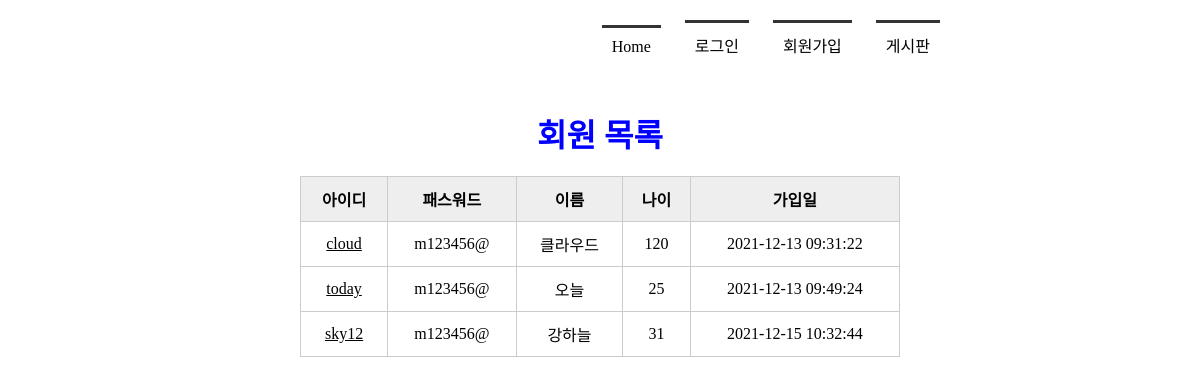
The app's page /member_list, older data.
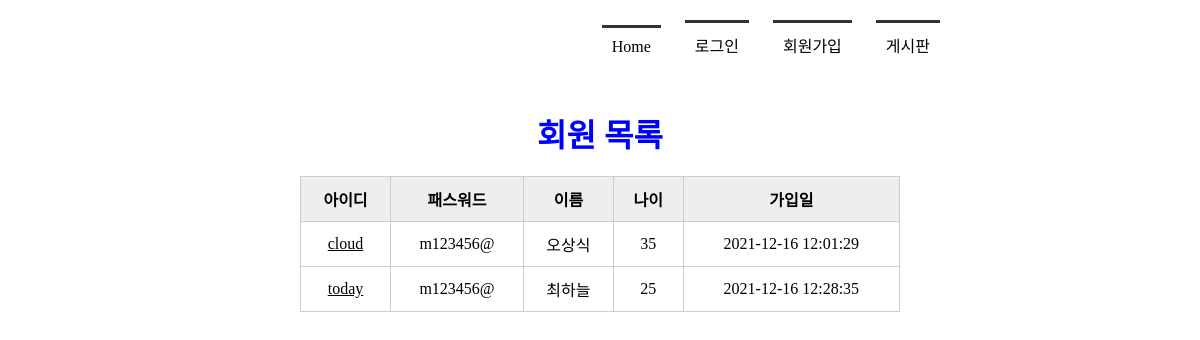
The same page, newer data.
### tables this page shows
CREATE TABLE member(
            mid CHAR(5) PRIMARY KEY,
            passwd CHAR(8) NOT NULL,
            name TEXT NOT NULL,
            age INTEGER,
            regDate TIMESTAMP DATE DEFAULT (datetime('now', 'localtime'))
        );

### app.py (the view)
@app.route('/member_list')
def member_list():
    conn = getconn()
    cur = conn.cursor()
    sql = "SELECT * FROM member"
    cur.execute(sql)
    rs = cur.fetchall()
    conn.close()
    return render_template('member_list.html', rs=rs)

### app.py (called while the page is built)
def getconn():
    conn = sqlite3.connect('./memberdb.db')
    return conn

### templates/member_list.html (shortened to what this page needs)
<!DOCTYPE html>
<html lang="ko">
<head>
    <link rel="stylesheet" href="{{ url_for('static', filename='css/style.css') }}">
</head>
<body>
    <div id="container">
        {% include 'nav_bar.html' %}
        <section>
            <h1>회원 목록</h1>
            <table>
                <tr>
                    <th>아이디</th><th>패스워드</th><th>이름</th><th>나이</th><th>가입일</th>
                </tr>
                {% for i in rs %}
                <tr>
                    <td><a href="{{ url_for('member_view', id=i[0]) }}">{{ i[0] }}</a></td>
                    <td>{{ i[1] }}</td>
                    <td>{{ i[2] }}</td>
                    <td>{{ i[3] }}</td>
                    <td>{{ i[4] }}</td>
                </tr>
                {% endfor %}
            </table>
        </section>
    </div>
</body>
</html>

Row changes from the older to the newer data that the page shows:
removed member: mid "sky12", passwd "m123456@", name "강하늘", age "31", regDate "2021-12-15 10:32:44"
changed member "cloud": name "클라우드" → "오상식"; age "120" → "35"; regDate "2021-12-13 09:31:22" → "2021-12-16 12:01:29"
changed member "today": name "오늘" → "최하늘"; regDate "2021-12-13 09:49:24" → "2021-12-16 12:28:35"
